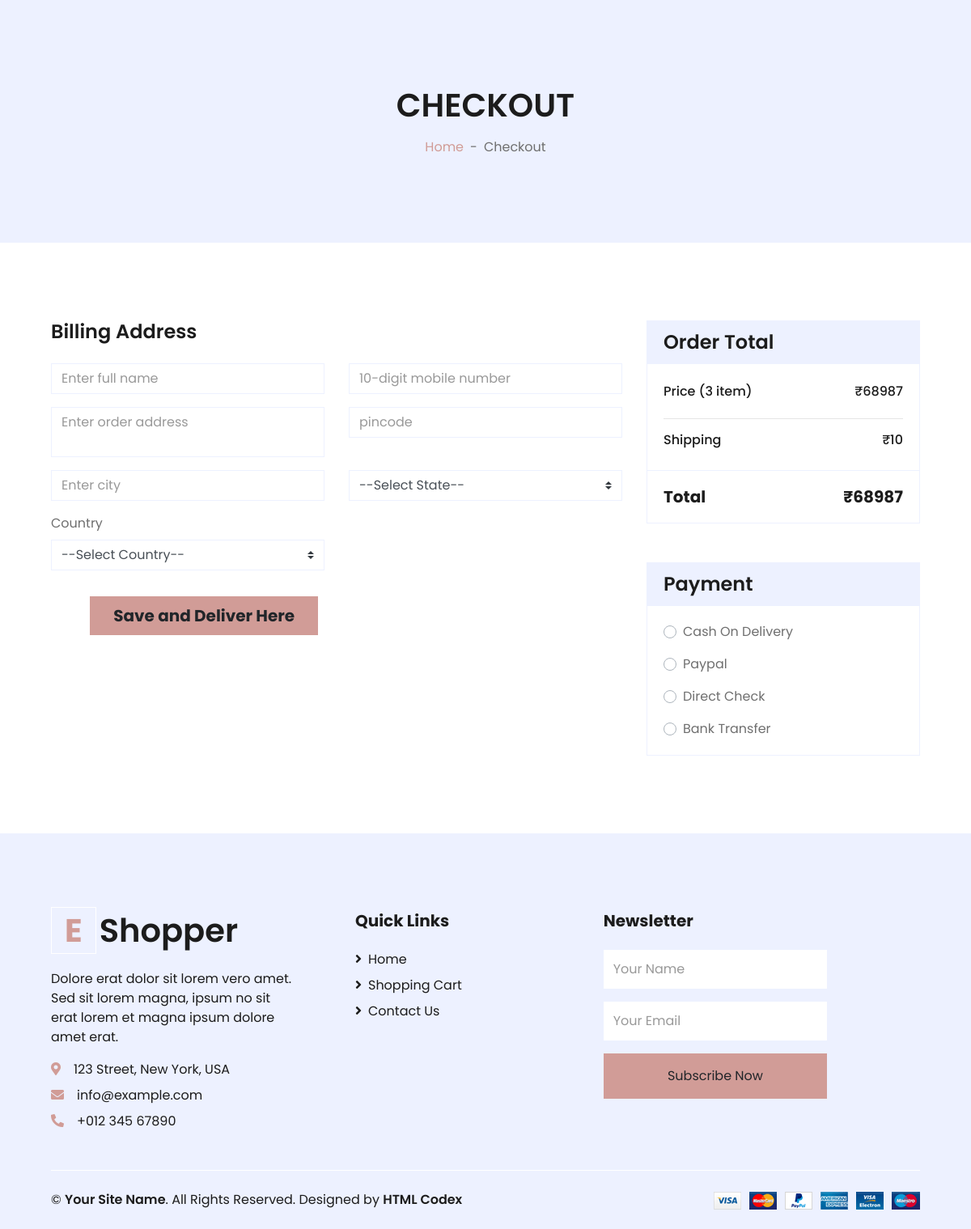
/checkout/ (signed in), run on an earlier commit of the app's database.
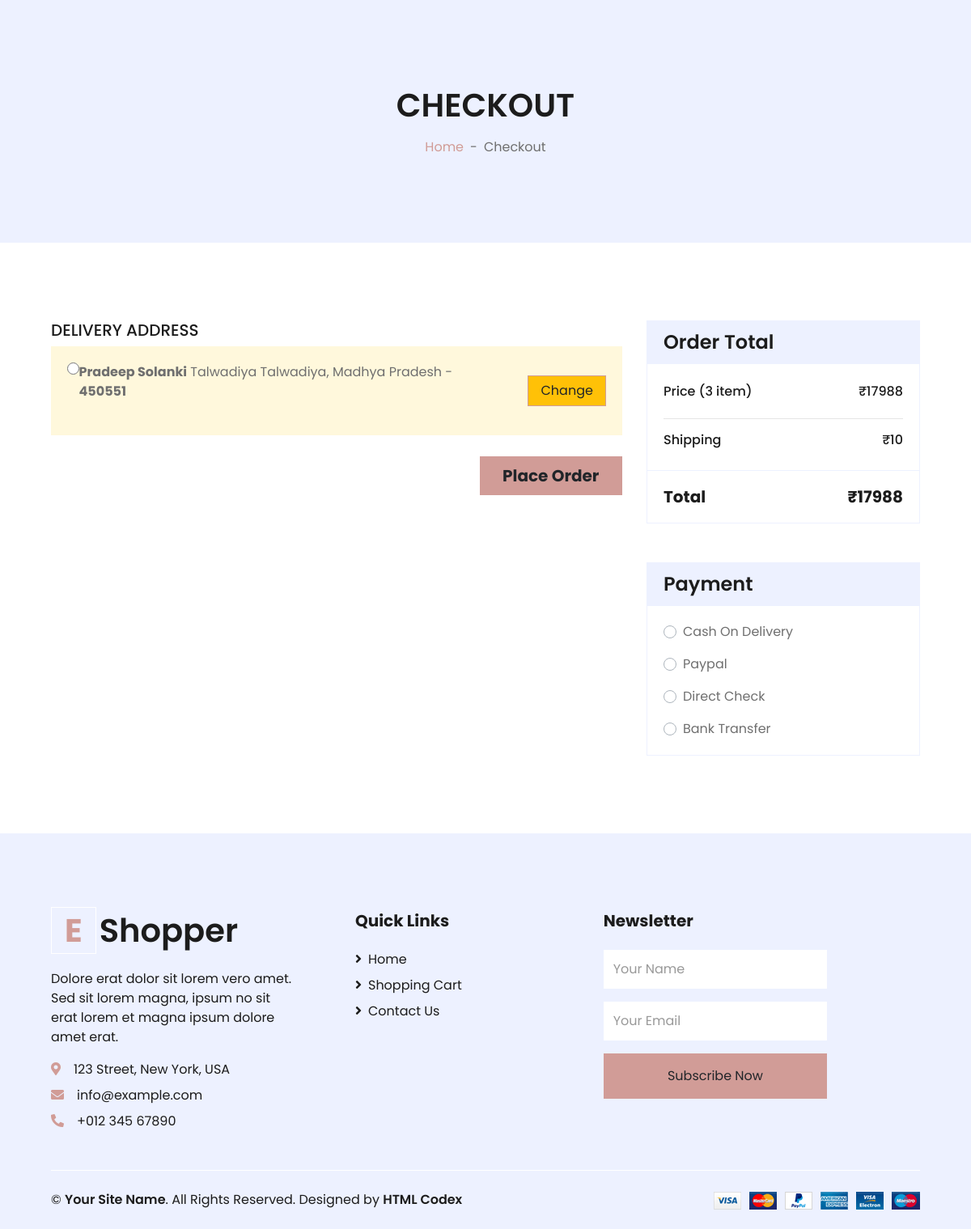
And on a later commit of the database.
### myapp/models.py (models this page shows, shortened)
class Cart(models.Model):
    user = models.OneToOneField(User, on_delete=models.CASCADE,related_name='cart_user')
    quantity = models.IntegerField(default=0)
    total_price = models.PositiveIntegerField(default=0)

class Address(models.Model):
    user = models.ForeignKey(User,on_delete=models.CASCADE,related_name='address_user')
    name = models.CharField(max_length=255)
    phone_number = PhoneNumberField()
    address1 = models.TextField()
    pin_code = models.PositiveIntegerField()
    city = models.CharField(max_length=255)
    state = models.CharField(max_length=50,default='')
    country = models.CharField(max_length=50,default='')
    latitude = models.DecimalField(max_digits=9,decimal_places=6,null=True,blank=True)
    longitute = models.DecimalField(max_digits=9,decimal_places=6,null=True,blank=True)
    create_date = models.DateTimeField(auto_now_add=True)
    update_date = models.DateTimeField(auto_now=True)

### myapp/views.py (the view, shortened to what this page needs)
# urls.py: path('checkout/',views.CheckoutView.as_view(),name='checkout'),
class CheckoutView(View):
    def get(self,request,*args,**kwargs):
        if request.user.is_authenticated:
            product_id = request.GET.get('pid')
            address = Address.objects.filter(user=request.user)
            if product_id:
                product_data = Product.objects.get(id=product_id)
                context = {
                            'prd':product_data,
                            'address' : address
                }
                return render(request, "myapp/checkout.html",context)
            else:
                cart = Cart.objects.get(user=request.user)
                cartitem = cart.cart_cartitem.all()
                context = {
                            'cart':cart,
                            'cartitem':cartitem,
                            'address' : address
                }
                return render(request, "myapp/checkout.html",context)
        else:
            return redirect('login')
        return render(request, "myapp/checkout.html")

### myapp/templates/myapp/checkout.html (shortened to what the changed rows need)
{% load static %}
<!DOCTYPE html>
<html lang="en">
<head>
    <link href="https://cdnjs.cloudflare.com/ajax/libs/font-awesome/5.10.0/css/all.min.css" rel="stylesheet">
    <link href="lib/owlcarousel/assets/owl.carousel.min.css" rel="stylesheet">
    <link href="{% static 'website/css/style.css' %}" rel="stylesheet">
</head>
<body>
    <div class="container-fluid bg-secondary mb-5">
        <div class="d-flex flex-column align-items-center justify-content-center" style="min-height: 300px">
            <h1 class="font-weight-semi-bold text-uppercase mb-3">Checkout</h1>
        </div>
    </div>
    <div class="container-fluid pt-5">
        <div class="row px-xl-5">
            <div class="col-lg-8">
                <div class="mb-4">
                    {% if address %}
                    <h5>DELIVERY ADDRESS</h5>
                    <form action="/order/" method="post">
                    {% for data in address %}
                    <div class="address  ">
                        <div class=" d-flex justify-content-between ">
                            <input type="radio" class="radio_botton" name="address" value="{{data.id}}" >
                            <p> <strong>{{data.name}}</strong> {{data.address1}}, {{data.state}} -
                                <strong>{{data.pin_code}}</strong>
                            </p>
                            <div class=" border-secondary  ml-5 " style="width: 15%; ">
                                <button class="btn bg-warning btn-block btn-primary  my-3" type="button"   data-toggle="collapse" data-target="#shipping-address{{data.id}}" onClick="collapse({{data.id}})">Change</button>
                            </div>
                        </div>
                    </div>
                        {% endfor %}
                        <div style="width: 25%; height: 10%; float: right;">
                            <button class="btn btn-lg btn-block btn-primary font-weight-bold my-3 py-2">Place Order</button>
                        </div>
                    </form>
                    {% else %}
                    <h4 class="font-weight-semi-bold mb-4">Billing Address</h4>
                    <form action="/address/?pr_id={{prd.id}}" method="post">
                        <div class="row">
                            <div class="col-md-6 form-group">
                                <input class="form-control" name='name' type="text" placeholder="Enter full name "
                                    required>
                            </div>
                            <div class="col-md-6 form-group">
                                <input class="form-control" name="number" type="text"
                                    placeholder="10-digit mobile number" pattern="[789][0-9]{9}" required>
                            </div>
                            <div class="col-md-6 form-group">
                                <textarea name="address" style="resize:none" class="form-control" id="" cols="20"
                                    rows="2" placeholder="Enter order address" required></textarea>
                            </div>
                            <div class="col-md-6 form-group">
                                <input class="form-control" name="pincode" type="number" placeholder="pincode" required>
                            </div>
                            <div class="col-md-6 form-group">
                                <input class="form-control" name="city" type="text" placeholder="Enter city" required>
                            </div>
                            <div class="col-md-6 form-group">
                                <select class="custom-select" name="state" placeholder="State" required>
                                    <option selected value="">--Select State--</option>
                                </select>
                            </div>
                            <div class="col-md-6 form-group">
                                <label>Country</label>
                                <select class="custom-select" name="country" aria-placeholder="Country" required>
                                    <option selected value="">--Select Country--</option>
                                </select>
                            </div>
                        </div>
                        <div class=" border-secondary bg-danger ml-5" style="width: 40%;">
                            <button class="btn btn-lg btn-block btn-primary font-weight-bold my-3 " type="submit">Save
                                and Deliver
                                Here</button>
                        </div>
                            {% endif %}
                </div>
            </div>
            <div class="col-lg-4">
                <div class="card border-secondary mb-5">
                    <div class="card-body">
                        <div class="d-flex justify-content-between mb-3 pt-1">
                            {% if prd %}
                            <h6 class="font-weight-medium">Price (1 item)</h6>
                            <h6 class="font-weight-medium">₹{{prd.price}}</h6>
                            {% else %}
                            <h6 class="font-weight-medium">Price ({{cartitem|length}} item)</h6>
                            <h6 class="font-weight-medium">₹{{cart.total_price}}</h6>
                            {% endif %}
                        </div>
                    </div>
                    <div class="card-footer border-secondary bg-transparent">
                        <div class="d-flex justify-content-between mt-2">
                            <h5 class="font-weight-bold">Total</h5>
                            {% if prd %}
                            <h5 class="font-weight-bold">₹{{prd.price}}</h5>
                            {% else %}
                            <h5 class="font-weight-bold">₹{{cart.total_price}}</h5>
                            {% endif %}
                        </div>
                    </div>
                </div>
            </div>
        </div>
    </div>
    <div class="container-fluid bg-secondary text-dark mt-5 pt-5">
        <div class="row px-xl-5 pt-5">
            <div class="col-lg-4 col-md-12 mb-5 pr-3 pr-xl-5">
                <a href="" class="text-decoration-none">
                    <h1 class="mb-4 display-5 font-weight-semi-bold"><span
                            class="text-primary font-weight-bold border border-white px-3 mr-1">E</span>Shopper</h1>
                </a>
            </div>
        </div>
    </div>
</body>
</html>

What changed in the data, as far as the page shows it:
added Address: name "Pradeep Solanki", address1 "Talwadiya Talwadiya", state "Madhya Pradesh", pin_code "450551"
changed Cart: total_price "68987" → "17988"
Also different on the page:
form field state: "--Select State--" → (not shown)
form field country: "--Select Country--" → (not shown)
text no longer shown: "Billing Address Country Save and Deliver Here"
text now shown: "DELIVERY ADDRESS Place Order"
